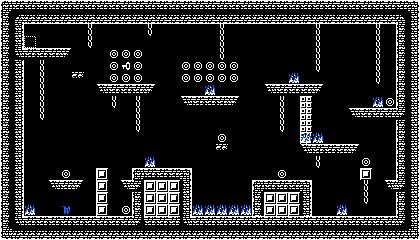

Tiled map render using the project's own tile images. Description and the map definition, with tile-layer contents summarised, below:
An orthogonal 35x20 tile map with 12x12 px tiles, 7 tile layers (ground, spawn, ch, coins, ...).

<map version="1.10" tiledversion="1.10.2" orientation="orthogonal" renderorder="right-down" width="35" height="20" tilewidth="12" tileheight="12" infinite="0" nextlayerid="8" nextobjectid="1">
 <tileset firstgid="1" source="blacknwhite.tsx" />
 <layer id="1" name="ground" width="35" height="20">
  <data>[700 cells, 283 non-empty, 17 distinct tile ids]</data>
 </layer>
 <layer id="2" name="spawn" width="35" height="20">
  <data>[700 cells, 1 non-empty, 1 distinct tile ids]</data>
 </layer>
 <layer id="3" name="ch" width="35" height="20">
  <data>[700 cells, 30 non-empty, 1 distinct tile ids]</data>
 </layer>
 <layer id="4" name="coins" width="35" height="20">
  <data>[700 cells, 24 non-empty, 1 distinct tile ids]</data>
 </layer>
 <layer id="5" name="fire" width="35" height="20">
  <data>[700 cells, 13 non-empty, 1 distinct tile ids]</data>
 </layer>
 <layer id="6" name="key" width="35" height="20">
  <data>[700 cells, 1 non-empty, 1 distinct tile ids]</data>
 </layer>
 <layer id="7" name="exit" width="35" height="20">
  <data>[700 cells, 1 non-empty, 1 distinct tile ids]</data>
 </layer>
</map>
